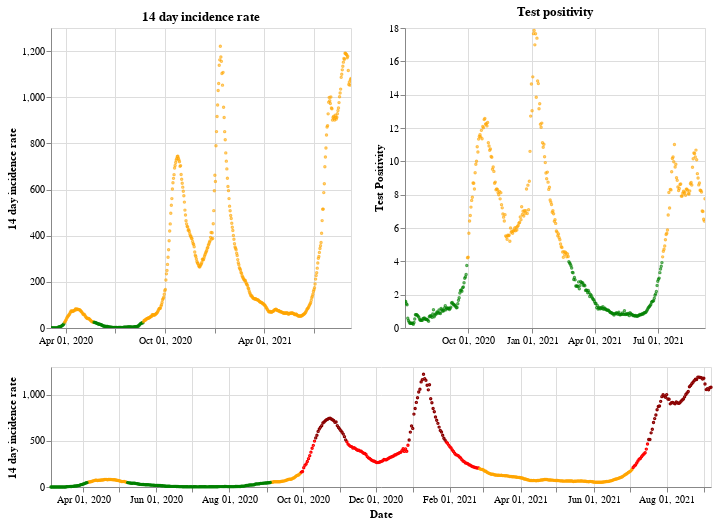

The cell this chart's notebook holds for it:
### Markdown cell above
## Northern Ireland

### Code cell
plot_traffic_light('Northern Ireland')

### Figure 1 — Vega-Lite specification as saved in the notebook (floating-point values rounded to 4 significant figures; data arrays with more than 128 entries replaced by an {"elided": "..."} marker saying what was removed)
{"config": {"view": {"continuousWidth": 400, "continuousHeight": 300}}, "vconcat": [{"hconcat": [{"mark": {"type": "point", "size": 2}, "encoding": {"color": {"condition": {"value": "green", "test": "(datum.twoWeeklyCasesRate <= 25)"}, "value": "orange"}, "tooltip": [{"type": "nominal", "field": "areaName"}, {"type": "temporal", "field": "date"}, {"type": "quantitative", "field": "twoWeeklyCasesRate"}, {"type": "quantitative", "field": "testPositivity"}], "x": {"type": "temporal", "axis": {"title": ""}, "field": "date", "scale": {"domain": {"selection": "DateBrush"}}, "timeUnit": "yearmonthdate"}, "y": {"type": "quantitative", "axis": {"title": "14 day incidence rate"}, "field": "twoWeeklyCasesRate"}}, "title": "14 day incidence rate", "width": 300}, {"mark": {"type": "point", "size": 2}, "encoding": {"color": {"condition": {"value": "green", "test": "(datum.testPositivity <= 4)"}, "value": "orange"}, "tooltip": [{"type": "nominal", "field": "areaName"}, {"type": "temporal", "field": "date"}, {"type": "quantitative", "field": "twoWeeklyCasesRate"}, {"type": "quantitative", "field": "testPositivity"}], "x": {"type": "temporal", "axis": {"title": ""}, "field": "date", "scale": {"domain": {"selection": "DateBrush"}}, "timeUnit": "yearmonthdate"}, "y": {"type": "quantitative", "axis": {"title": "Test Positivity"}, "field": "testPositivity"}}, "title": "Test positivity", "width": 300}]}, {"layer": [{"mark": {"type": "point", "size": 2}, "encoding": {"color": {"condition": {"value": "orange", "test": "(((datum.testPositivity < 4) && (datum.twoWeeklyCasesRate >= 50)) && (datum.twoWeeklyCasesRate < 200))"}, "value": "red"}, "opacity": {"condition": {"value": 1, "test": "((datum.twoWeeklyCasesRate >= 50) && (datum.twoWeeklyCasesRate < 500))"}, "value": 0}, "tooltip": [{"type": "nominal", "field": "areaName"}, {"type": "temporal", "field": "date"}, {"type": "quantitative", "field": "twoWeeklyCasesRate"}, {"type": "quantitative", "field": "testPositivity"}], "x": {"type": "temporal", "axis": {"title": "Date"}, "field": "date", "timeUnit": "yearmonthdate"}, "y": {"type": "quantitative", "axis": {"title": "14 day incidence rate"}, "field": "twoWeeklyCasesRate"}}, "selection": {"DateBrush": {"type": "interval", "encodings": ["x"], "fields": ["Time"]}}}, {"mark": {"type": "point", "size": 2}, "encoding": {"color": {"value": "darkred"}, "opacity": {"condition": {"value": 1, "test": "(datum.twoWeeklyCasesRate >= 500)"}, "value": 0}, "tooltip": [{"type": "nominal", "field": "areaName"}, {"type": "temporal", "field": "date"}, {"type": "quantitative", "field": "twoWeeklyCasesRate"}, {"type": "quantitative", "field": "testPositivity"}], "x": {"type": "temporal", "axis": {"title": "Date"}, "field": "date", "timeUnit": "yearmonthdate"}, "y": {"type": "quantitative", "axis": {"title": "14 day incidence rate"}, "field": "twoWeeklyCasesRate"}}}, {"mark": {"type": "point", "size": 2}, "encoding": {"color": {"condition": {"value": "green", "test": "((datum.testPositivity < 4) && (datum.twoWeeklyCasesRate < 50))"}, "value": "orange"}, "opacity": {"condition": {"value": 1, "test": "(datum.twoWeeklyCasesRate < 50)"}, "value": 0}, "tooltip": [{"type": "nominal", "field": "areaName"}, {"type": "temporal", "field": "date"}, {"type": "quantitative", "field": "twoWeeklyCasesRate"}, {"type": "quantitative", "field": "testPositivity"}], "x": {"type": "temporal", "axis": {"title": "Date"}, "field": "date", "timeUnit": "yearmonthdate"}, "y": {"type": "quantitative", "axis": {"title": "14 day incidence rate"}, "field": "twoWeeklyCasesRate"}}}], "height": 120, "width": 660}], "data": {"name": "data-3c5f1ccbe5dcea1c21f038e5f0e45353"}, "$schema": "https://vega.github.io/schema/vega-lite/v4.8.1.json", "datasets": {"data-3c5f1ccbe5dcea1c21f038e5f0e45353": {"elided": "552 records"}}}
